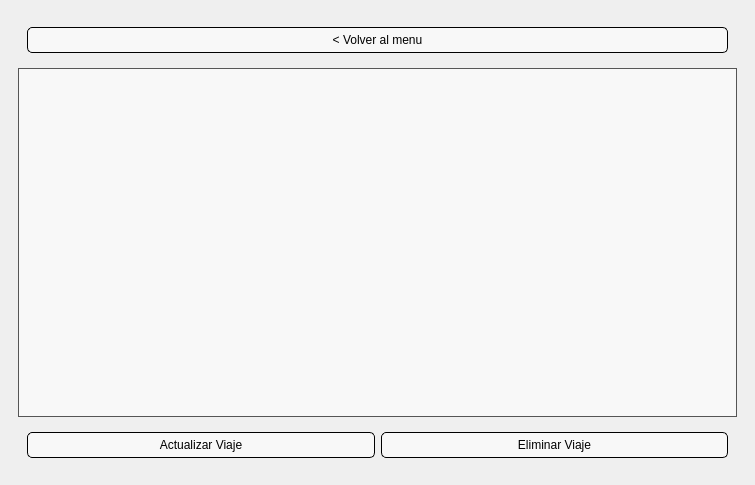
<?xml version="1.0" encoding="UTF-8"?>
<ui version="4.0">
 <class>GestionViajes</class>
 <widget class="QMainWindow" name="GestionViajes">
  <property name="geometry">
   <rect>
    <x>0</x>
    <y>0</y>
    <width>755</width>
    <height>485</height>
   </rect>
  </property>
  <property name="minimumSize">
   <size>
    <width>755</width>
    <height>485</height>
   </size>
  </property>
  <property name="windowTitle">
   <string>Gestión de Viajes</string>
  </property>
  <widget class="QWidget" name="principal">
   <property name="styleSheet">
    <string notr="true">#principal{
background-image: url(:/icons/recursos/media/fondo.jpg);
background-repeat: no-repeat;
background-position: center;
background-attachment: fixed;
}
QTableWidget {
background-color: rgba(255, 255, 255, 150); /* Fondo blanco con 150 de opacidad (0-255) */
color: black; 
border: 1px solid #555; /* Borde gris */
padding: 5px; /* Espaciado interno */
}
QTableWidget::item {
padding: 5px; /* Espaciado interno en cada item */
color: black; 
margin: 5px; /* Espaciado externo en cada item */
}
QTableWidget::item:selected {
background-color: rgba(100, 100, 255, 200); /* Fondo azul al seleccionar un item */
color: black; /* Color del texto al seleccionar */
}
QTableWidget QTableCornerButton::section {
background-color: rgba(255, 255, 255, 50); /* Fondo semitransparente para las cabeceras */
color: black; /* Color del texto en las cabeceras */
border: 1px solid black; /* Borde negro */
}
QTableWidget::horizontalHeader {
background-color: rgba(255, 255, 255, 50); /* Fondo semitransparente para las cabeceras horizontales */
color: black; /* Color del texto en las cabeceras */
border: 1px solid black; /* Borde negro */
}
QPushButton {
background-color: rgba(255, 255, 255, 150); /* Fondo semitransparente para los botones */
color: black; /* Color del texto en los botones */
border: 1px solid black; /* Borde negro */
padding: 5px; /* Espaciado interno */
border-radius: 5px; /* Bordes redondeados */
}
QPushButton:hover {
background-color: rgba(200, 200, 200, 200); /* Fondo más oscuro al pasar el ratón */
}
QPushButton:pressed {
background-color: rgba(150, 150, 150, 200); /* Fondo aún más oscuro al presionar */
}</string>
   </property>
   <layout class="QVBoxLayout" name="verticalLayout_3">
    <item>
     <widget class="QWidget" name="widget" native="true">
      <layout class="QVBoxLayout" name="verticalLayout">
       <item>
        <widget class="QWidget" name="widget" native="true">
         <layout class="QHBoxLayout" name="horizontalLayout">
          <item>
           <widget class="QPushButton" name="boton_volver_menu">
            <property name="text">
             <string>&lt; Volver al menu</string>
            </property>
           </widget>
          </item>
         </layout>
        </widget>
       </item>
       <item>
        <widget class="QTableWidget" name="tabla_viajes"/>
       </item>
       <item>
        <widget class="QWidget" name="widget" native="true">
         <layout class="QHBoxLayout" name="horizontalLayout_2">
          <item>
           <widget class="QPushButton" name="boton_actualizar">
            <property name="text">
             <string>Actualizar Viaje</string>
            </property>
           </widget>
          </item>
          <item>
           <widget class="QPushButton" name="boton_eliminar">
            <property name="text">
             <string>Eliminar Viaje</string>
            </property>
           </widget>
          </item>
         </layout>
        </widget>
       </item>
      </layout>
     </widget>
    </item>
   </layout>
  </widget>
 </widget>
 <resources>
  <include location="recursos.qrc"/>
 </resources>
 <connections/>
</ui>
